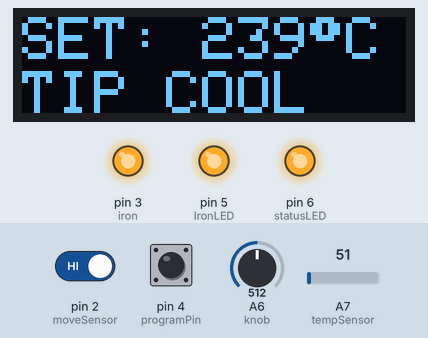
A sketch run on a simulated Arduino Nano, built with avr-gcc and run on an emulated ATmega328P. Shown: 128×32 one-colour display, output pins drawn as LEDs (lit = HIGH). Inputs (shaded band) come from the test bench; at power-on: A6 (knob) = 512, pin 2 (moveSensor) HIGH, pin 4 (programPin) HIGH, A7 (tempSensor) = 51.

Above: at 2.4 s.
2.5 s: A6 (knob) set to 22
At 3.3 s:
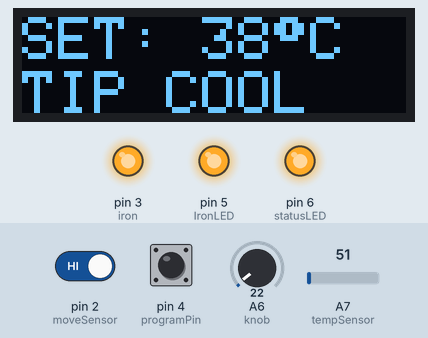
4.0 s: A6 (knob) set to 18
At 4.6 s:
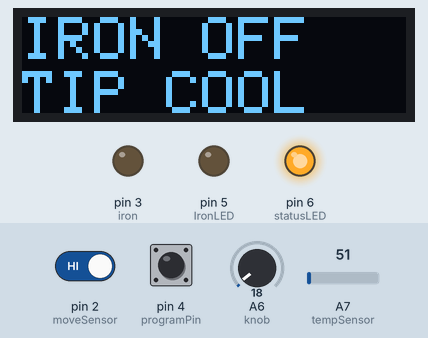
5.5 s: A6 (knob) set to 39
At 6.5 s:
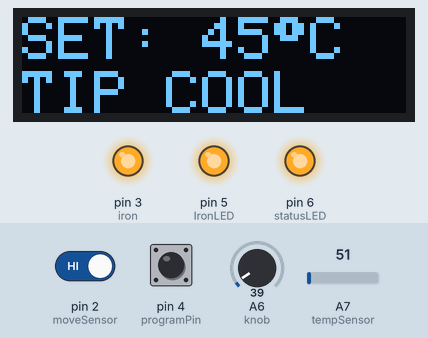
Timing chart, 0 to 8.5 s (numbered marks = the images above; inputs shaded):
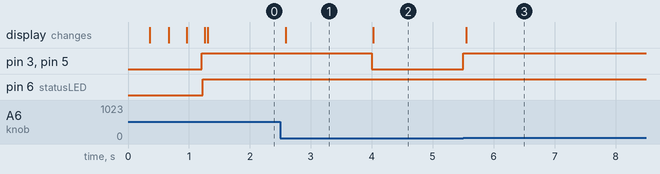

The sketch:

SolderingCircuitTB_MOD_sleepmode_StatLED.ino.ino
```cpp
/*
--------------------ARDUINO CONTROLLED SOLDERING IRON--------------------


ORIGINAL CODE BY TECHBUILDER. MODDED BY SYNCHRONOUS

Features:
 - Great temperature control without PID.
 - Automatic Sleep mode.
 - Easy, capable and modifiable design.
 - Uses I2C ssd1306 based OLED.

V1.1 IMPROVEMENTS OVER ORIGIONAL CODE:
-> changed the display from 16x2 I2C LCD to 128x32 ssd1306 i2c oled
   display.
-> added sleep function(default: 5 minutes). iron switches to sleep mode
   when the set temp is 200+(default) and wakeTime variable times out.
-> fixed an issue with the display refresh rate dropping and program
   slowing down after ~30 seconds from startup(previousMillis variable
   overflow). Now it slows down after ~50 days
-> general improvements in original code
-> added a Status LED to show iron status(default: on for running, fade for sleeping)

*/

#include <Wire.h>
#include <Adafruit_GFX.h>
#include <Adafruit_SSD1306.h>

#define tempSensor A7     //Temperature sensor input pin
#define knob A6           //Potentiometer input pin
#define moveSensor 2      //Movement sensor input pin
#define iron 3            //Iron output pin
#define programPin 4      //Program pin as input pin
#define IronLED 5         //Iron power indicator led as output pin
#define statusLED 6       //Status pin for showing modes
#define I2Caddress 0x3C   //I2C address for display. Usually 0x3c
#define displayWidth 128  //width of your I2C display
#define displayHeight 32  //height of your I2C display
Adafruit_SSD1306 display(displayWidth, displayHeight, &Wire, -1);


const int
minTemp = 29,       //Minimum acquired iron tip temp during testing phase (°C)
maxTemp = 450,      //Maximum acquired iron tip temp during testing phase (°C)
minADC  = 267,      //Minimum acquired ADC value during minTemp testing
maxADC  = 701,      //Maximum acquired ADC value during minTemp testing

avgCounts = 5,       //Number of samples to take the average of for displaying
oledInterval = 80,   //OLED refresh rate (milliseconds)

wakeTime = 300,      //how long the iron sits on untouched before going to sleep (in seconds)
sleepTemp = 150,     //Sleep temperature
thresholdTemp = 200; //Temperature above which sleep function turns on

int
maxPWM    = 255,     //Maximum PWM Power
setTempAVG = 0,      //System Variable (for display)
currentTempAVG = 0,  //System Variable (for display)
counter = 0,         //System Variable (for display)
tempRAW = 0,         //System Variable (for display & iron)
knobRAW = 0,         //System Variable (for display & iron)
pwm = 0,             //System Variable (for iron)
brightnessLED = 0,   //System Variable (for sleep mode indicator)
fadeRate = 15;       //System Variable (for sleep mode indicator)

volatile int currentWaketime = wakeTime; //System Variable (for sleep mode)

volatile bool wakeState = 1; //System Variable (for sleep mode)
bool programMode = 0; //System Variable (for programming mode)

unsigned long
previousMillis = 0, //System Variable (for display)
previousMillis1 = 0;//System Variable (for sleep mode)

float
currentTemp = 0.0,  //System Variable (for iron)
setTemp = 0.0,      //System Variable (for iron)
store = 0.0,        //System Variable (for display)
knobStore = 0.0;    //System Variable (for display)

void wakeReset(){  //the Interrupt service routine, used by other parts of program too. when iron moved, reset the currentwakeTime and wakeState
  currentWaketime = wakeTime;
  wakeState = 1;
}


void setup(){
  pinMode(tempSensor, INPUT);        //Set Temp Sensor pin as INPUT
  pinMode(knob, INPUT);              //Set Potentiometer Knob as INPUT
  pinMode(iron, OUTPUT);             //Set MOSFET PWM pin as OUTPUT
  pinMode(IronLED, OUTPUT);          //Set IronLED pin as OUTPUT
  pinMode(statusLED, OUTPUT);        //Set Status pin as OUTPUT

  pinMode(moveSensor,INPUT_PULLUP);  //Set iron movement sensor pin as INPUT
  pinMode(programPin, INPUT_PULLUP); //Set programPin as INPUT
  // Serial.begin(9600);         // DEBUG


  attachInterrupt(digitalPinToInterrupt(moveSensor), wakeReset, LOW); //Run ISR when the move sensor pin goes low
  display.begin(SSD1306_SWITCHCAPVCC, I2Caddress);
  display.clearDisplay();
  display.setRotation(250); //Remove this line if your display is flipped upside down

  for(int x = 0; x < (displayWidth+1); x += 2) //Cool startup animation
  {
    display.drawPixel(x, 16, WHITE);
    display.drawPixel(x+1, 16, WHITE);

    display.drawPixel(x, 17, WHITE);
    display.drawPixel(x+1, 17, WHITE);

    display.drawPixel(x, 18, WHITE);
    display.drawPixel(x+1, 18, WHITE);

    display.display();
    delay(1); //for stability
  }

  programMode = !digitalRead(programPin);
  if(programMode == 1){ // If the program switch has been turned on, i.e. device is in programming mode,
    maxPWM = 0;         // set pwm to 0 so you dont fry your FET
  }

  display.clearDisplay();
  display.display();
  display.setTextSize(2);
  display.setTextColor(WHITE);
  delay(250);

}

void loop(){


  ////--------GATHER SENSOR DATA--------////

  knobRAW = analogRead(knob);  //Get analog value of Potentiometer
  setTemp = map(knobRAW, 0, 1023, minTemp, maxTemp);  //Scale pot analog value into temp unit

  tempRAW = analogRead(tempSensor);  //Get analog value of temp sensor
  currentTemp = map(tempRAW, minADC, maxADC, minTemp, maxTemp);  //Scale raw analog temp values as actual temp units

  ////----------SLEEP TIME CHECKER----------////

  unsigned long currentMillis1 = millis();//acquire the current runtime of the program
  if(setTemp < thresholdTemp){  //if set temperature is below 200C (thresholdTemp)
    wakeReset();  //reset the wake timer
  }
  else if(currentMillis1 - previousMillis1 >= 1000 ){  //else if 1 second has passed and setTemp is above 250C
    previousMillis1 = currentMillis1;  //set previous runtime to current runtime
    currentWaketime -= 1;  //and subtract 1 second from current waketime

    if(currentWaketime <= 0 && programMode == 0){  //if the current waketime has decreased to zero or less and program mode is off
      wakeState = 0;  //set wakeState to zero. i.e. go to sleep

    }
  }


  ////--------SOLDERING IRON POWER CONTROL--------////
  if(wakeState == 0){     //if wakeState=0, i.e. iron in sleep mode
    setTemp = sleepTemp;  //set the setTemp to sleepTemp
  }

  if(knobRAW < 20){  //Turn off iron when knob is at its low (IRON OFF)
    digitalWrite(IronLED, LOW);
    pwm = 0;
  }
  else if(currentTemp <= setTemp && !programMode ){  //Turn on iron when iron temp is lower than preset temp and iron isnt in program mode
    digitalWrite(IronLED, HIGH);
    pwm = maxPWM;
  }
  else{  //Turn off iron when iron temp is higher than preset temp
    digitalWrite(IronLED, LOW);
    pwm = 0;
  }
  analogWrite(iron, pwm);  //Apply the acquired PWM value from one of the three cases above


  //--------GET AVERAGE OF CURRENT TEMP AND KNOB SET TEMP--------//

  if(counter < avgCounts){  //Sum up temp and knob data samples
    store = store + currentTemp;
    knobStore = knobStore + setTemp;
    counter++;
  }
  else{
    currentTempAVG = (store / avgCounts) - 1;  //Get temp mean (average)
    setTempAVG = (knobStore / avgCounts);  //Get knob - set temp mean (average)
    knobStore = 0;                         //Reset storage variable
    store = 0;                             //Reset storage variable
    counter = 0;                           //Reset storage variable

  }


  //--------DISPLAY DATA--------//

  unsigned long currentMillis = millis(); //Use and acquire millis function instead of using delay
  if (currentMillis - previousMillis >= oledInterval){ //Display will only display new data every n milliseconds intervals
    previousMillis = currentMillis;  //set previous runtime to current runtime

    display.clearDisplay();
    display.setCursor(0,0);
    display.setTextSize(2);

    if (programMode == 1){
      display.setTextSize(1);
      display.println("PROGRAMMING...");
    }

    else if(knobRAW < 20){ //if the knob is near 0, display that the iron is off

      display.println("IRON OFF ");
    }

    else if(wakeState == 0){  //else if iron is in sleep mode, display sleeping and sleep temp;
      display.setTextSize(1);
      display.println("SLEEPING");
      display.setCursor(0, 9);
      display.print("SET:");
      display.print(setTempAVG, 1);
      display.write(247);          // Degree symbol (might differ for you)
      display.println("C ");

    }

    //if not, then display the temp set by the knob
    else{

      display.setCursor(0,0);      //set the cursor coordinate
      display.print("SET: ");
      display.print(setTempAVG, 1);
      display.write(247);          // Degree symbol
      display.println("C ");
    }

    // if the current temp is almost room temperature, display that the tip is cool
    if(currentTemp < minTemp + 10){
      display.setCursor(0,18);
      display.println("TIP COOL ");
    }
    //if not, then display the current iron temp
    else{
      display.setCursor(0,18);        //set the cursor coordinate
      display.print("TMP: ");
      display.print(currentTempAVG, 1);
      display.write(247);             // Degree symbol
      display.println("C ");
    }
    display.display();   //update the display

    if(wakeState == 1){   //if iron is awake
      digitalWrite(statusLED, HIGH);  //turn on status LED
    }

    else{
      analogWrite(statusLED, brightnessLED);
      brightnessLED += fadeRate;

      if(brightnessLED <= 0 || brightnessLED >= 255){
        fadeRate = -fadeRate;
      }
    }
  }
}
```

Measured:
- the behaviour switches between 20 and 19 on A6 (knob) (found by bisection; images 1 and 2)
- after the input at 2.5 s, the display: changes after 0.09 s (image 1)
- after the input at 4.0 s, pin 3 (iron), pin 5 (IronLED): HIGH → LOW at once; the display: changes at once (image 2)
- after the input at 5.5 s, pin 3 (iron), pin 5 (IronLED): LOW → HIGH at once; the display: changes after 0.05 s (image 3)
